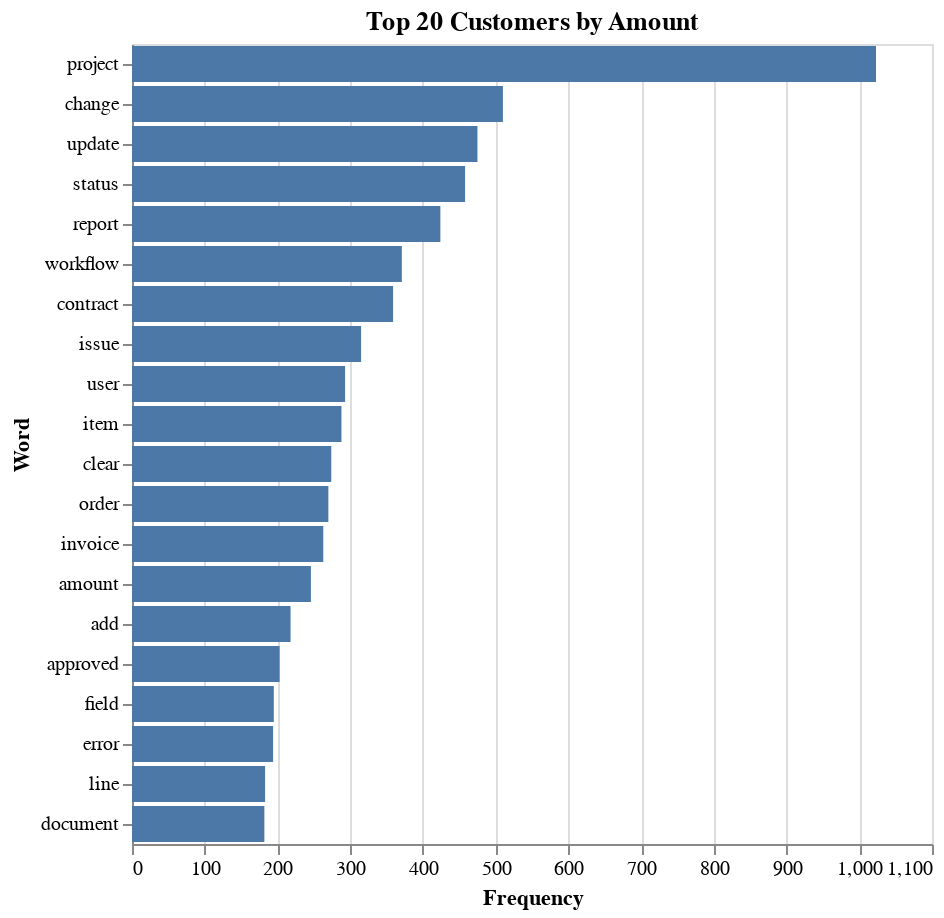

Notebook code cell kept with this figure:
### Markdown cell above
# Gráfica de Barras de Palabras Más Utilizadas en Títulos

Para una comprensión más detallada de las palabras más frecuentemente utilizadas en los títulos de los tickets de soporte, hemos generado una gráfica de barras ordenada de mayor a menor frecuencia. Esta visualización nos proporciona una visión clara de las palabras clave que dominan en el conjunto de datos analizado.

**Resumen de la Gráfica de Barras:**

1. **"Project"**
2. **"Change"**
3. **"Update"**
4. **"Status"**
5. **"Report"**
6. **"Workflow"**
7. **"Contract**
8. **Issue"**
9. **User**
10. **Item**

 La visualización ordenada revela las palabras más comunes, permitiéndonos identificar rápidamente los temas dominantes en los títulos de los tickets de soporte. Al destacar las palabras más utilizadas, podemos enfocar nuestros esfuerzos en áreas específicas que pueden requerir mayor atención o resolución.

### Code cell
# Sort the DataFrame by frequency in descending order
word_freq_df = word_freq_df.sort_values(by='Frequency', ascending=False).head(20)


# Create a bar chart using Altair
chart = alt.Chart(word_freq_df).mark_bar().encode(
    x='Frequency:Q',
    y=alt.Y('Word:O', sort='-x'),
    tooltip=['Word', 'Frequency']
).properties(
    title='Top 20 Customers by Amount'
)

# Display the chart
display(chart)

### Figure 1 — Vega-Lite specification as saved in the notebook (floating-point values rounded to 4 significant figures)
{"config": {"view": {"continuousWidth": 400, "continuousHeight": 300}}, "data": {"name": "data-21d0a31dc91f40ec4232f31a4b89922d"}, "mark": "bar", "encoding": {"tooltip": [{"type": "nominal", "field": "Word"}, {"type": "quantitative", "field": "Frequency"}], "x": {"type": "quantitative", "field": "Frequency"}, "y": {"type": "ordinal", "field": "Word", "sort": "-x"}}, "title": "Top 20 Customers by Amount", "$schema": "https://vega.github.io/schema/vega-lite/v4.0.0.json", "datasets": {"data-21d0a31dc91f40ec4232f31a4b89922d": [{"Word": "project", "Frequency": 1023}, {"Word": "change", "Frequency": 510}, {"Word": "update", "Frequency": 475}, {"Word": "status", "Frequency": 458}, {"Word": "report", "Frequency": 424}, {"Word": "workflow", "Frequency": 371}, {"Word": "contract", "Frequency": 359}, {"Word": "issue", "Frequency": 315}, {"Word": "user", "Frequency": 293}, {"Word": "item", "Frequency": 288}, {"Word": "clear", "Frequency": 274}, {"Word": "order", "Frequency": 270}, {"Word": "invoice", "Frequency": 263}, {"Word": "amount", "Frequency": 246}, {"Word": "add", "Frequency": 218}, {"Word": "approved", "Frequency": 203}, {"Word": "field", "Frequency": 195}, {"Word": "error", "Frequency": 194}, {"Word": "line", "Frequency": 183}, {"Word": "document", "Frequency": 182}]}}
